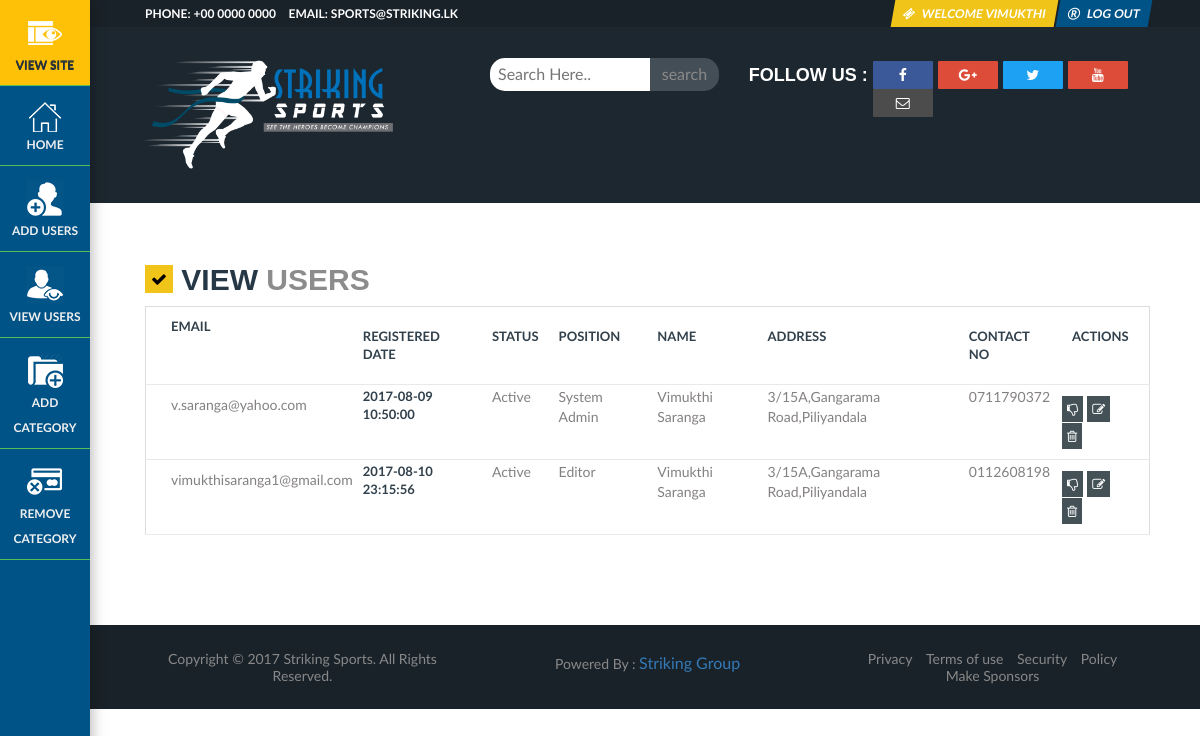
The page /StrikingSports/src/viewUsers.php (signed in) on the database its author committed.
### tables this page shows
CREATE TABLE `staff` (
  `email` varchar(100) NOT NULL,
  `password` varchar(32) DEFAULT NULL,
  `previous_password` varchar(32) DEFAULT NULL,
  `registered_date_time` datetime DEFAULT NULL,
  `status` int(11) DEFAULT NULL,
  `login_attempt` int(11) DEFAULT NULL,
  `contact_no` varchar(10) DEFAULT NULL,
  `address_address_id` int(11) NOT NULL,
  `name_name_id` int(11) NOT NULL,
  `position` int(11) NOT NULL DEFAULT '1',
  PRIMARY KEY (`email`),
  UNIQUE KEY `email_UNIQUE` (`email`),
  KEY `fk_staff_address_idx` (`address_address_id`),
  KEY `fk_staff_name1_idx` (`name_name_id`),
  CONSTRAINT `fk_staff_address` FOREIGN KEY (`address_address_id`) REFERENCES `address` (`address_id`) ON DELETE NO ACTION ON UPDATE NO ACTION,
  CONSTRAINT `fk_staff_name1` FOREIGN KEY (`name_name_id`) REFERENCES `name` (`name_id`) ON DELETE NO ACTION ON UPDATE NO ACTION
);

CREATE TABLE `name` (
  `name_id` int(11) NOT NULL AUTO_INCREMENT,
  `first_name` varchar(20) NOT NULL,
  `second_name` varchar(20) DEFAULT NULL,
  `last_name` varchar(20) NOT NULL,
  PRIMARY KEY (`name_id`)
);

CREATE TABLE `address` (
  `address_id` int(11) NOT NULL AUTO_INCREMENT,
  `address_no` varchar(10) NOT NULL,
  `address_lane` varchar(40) NOT NULL,
  `address_city` varchar(30) NOT NULL,
  PRIMARY KEY (`address_id`)
);

### StrikingSports/src/viewUsers.php (the view, shortened to what this page needs)
<!DOCTYPE html>
<html lang="en">
<?php
include_once('../ssi/header.php');
include_once('../ssi/db.php');
?>
<body style="overflow: visible;">
    <?php
		include_once('../ssi/sideMenuAdmin.php');
		include_once('../ssi/topMenuStaff.php');
		include_once('../ssi/searchBar.php');
	?>
    <section>
        <div class="lp">
            <div>
                <div class="events ev-po-1 ev-po-com inn-title">
                    <h2><i class="fa fa-check" aria-hidden="true"></i> View <span> Users</span></h2>
					<?php
                        $getUser = "SELECT * FROM staff";
                        $rGetUser = mysqli_query($con, $getUser);
                        if(mysqli_num_rows($rGetUser)!=0){
                            echo '<table class="myTable table table-responsive">
                                    <tbody>
                                        <tr>
                                            <th>Email</th>
                                            <th>Registered Date</th>
                                            <th>Status</th>
                                            <th>Position</th>
                                            <th>Name</th>
											<th>Address</th>
											<th>Contact No</th>
											<th>Actions</th>
                                        </tr>';
                            while($rowGetUser = mysqli_fetch_array($rGetUser)){
                                $userEmail = $rowGetUser['email'];
                                $date = $rowGetUser['registered_date_time'];
                                $status = $rowGetUser['status'];
                                $contact = $rowGetUser['contact_no'];
                                $address_id = $rowGetUser['address_address_id'];
                                $name_id = $rowGetUser['name_name_id'];
								$getName = "SELECT * FROM name where name_id='".$name_id."'";
								$rGetName = mysqli_query($con, $getName);
								if(mysqli_num_rows($rGetName)!=0){
									 while($rowGetName = mysqli_fetch_array($rGetName)){
										 $fName = $rowGetName['first_name'];
										 $lName = $rowGetName['last_name'];
									 }
								}
								$getAddress = "SELECT * FROM address where address_id='".$address_id."'";
								$rGetAddress = mysqli_query($con, $getAddress);
								if(mysqli_num_rows($rGetAddress)!=0){
									 while($rowGetAddress = mysqli_fetch_array($rGetAddress)){
										 $aNo = $rowGetAddress['address_no'];
										 $lane = $rowGetAddress['address_lane'];
										 $city = $rowGetAddress['address_city'];
									 }
								}
								$position = $rowGetUser['position'];
								if($position == 0){
									$position = "System Admin";
								} else if($position == 1){
									$position = "Editor";
								} else if($position == 2){
									$position = "Approver";
								}
								if($status == 0){
									$statusT = "Disabled";
								} else if($status == 1){
									$statusT = "Active";
								}
                                echo '<tr>
                                        <td>'.$userEmail.'</td>
                                        <td>'.$date.'</td>
                                        <td>'.$statusT.'</td>
                                        <td>'.$position.'</td>
                                        <td>'.$fName.' '.$lName.'</td>
										<td>'.$aNo.','.$lane.','.$city.'</td>
										<td>'.$contact.'</td>
                                        <td>';
										if($status == 0){
											echo '<span><a onclick="return confirm(\'Do You Wish to Activate The User?\');return false;" href="controller/activateUser.php?id='.$userEmail.'" class="link-btn"><i class="fa fa-thumbs-o-up" aria-hidden="true"></i></a></span>';
										} else if($status == 1){
											echo '<span><a onclick="return confirm(\'Do You Wish to Disable The User?\');return false;" href="controller/deactivateUser.php?id='.$userEmail.'" class="link-btn"><i class="fa fa-thumbs-o-down" aria-hidden="true"></i></a></span>';
										}
										echo '<span>&nbsp;</span><span><a class="link-btn" href="editStaff.php?id='.$userEmail.'"><i class="fa fa-edit" aria-hidden="true"></i></a></span>
                                        <span><a onclick="return confirm(\'Do You Wish to Delete The User Account?\');return false;" href="controller/deleteUser.php?id='.$userEmail.'" class="link-btn"><i class="fa fa-trash-o" aria-hidden="true"></i></a></span></td>
                                    </tr>';
                            }
                            echo '</tbody>
                                </table>';
                        } else {
                            echo '<div style="padding-top:75px;padding-bottom:75px;" class="text-center"><h2>No Posts To Display.</h2></div>';
                        }
                    ?>
                </div>
            </div>
        </div>
    </section>
    <?php
		include_once('../ssi/copyRights.php');
	?>
</body>
</html>

### StrikingSports/css/mob.css (style rules this page uses)
@media screen and (max-width: 1320px) { [class~=ev-po-1] { margin-bottom:1.875pc; } }

### rows shown on the page
staff: email "v.saranga@yahoo.com", registered_date_time "2017-08-09 10:50:00", status "Active", position "System Admin", name_name.first_name "Vimukthi", name_name.last_name "Saranga", address_address.address_no "3/15A", address_address.address_lane "Gangarama Road", address_address.address_city "Piliyandala", contact_no "0711790372"
staff: email "vimukthisaranga1@gmail.com", registered_date_time "2017-08-10 23:15:56", status "Active", position "Editor", name_name.first_name "Vimukthi", name_name.last_name "Saranga", address_address.address_no "3/15A", address_address.address_lane "Gangarama Road", address_address.address_city "Piliyandala", contact_no "0112608198"

### other values the page prints
$_SESSION['first_name'] "VIMUKTHI"
$year['year'] "2017"
